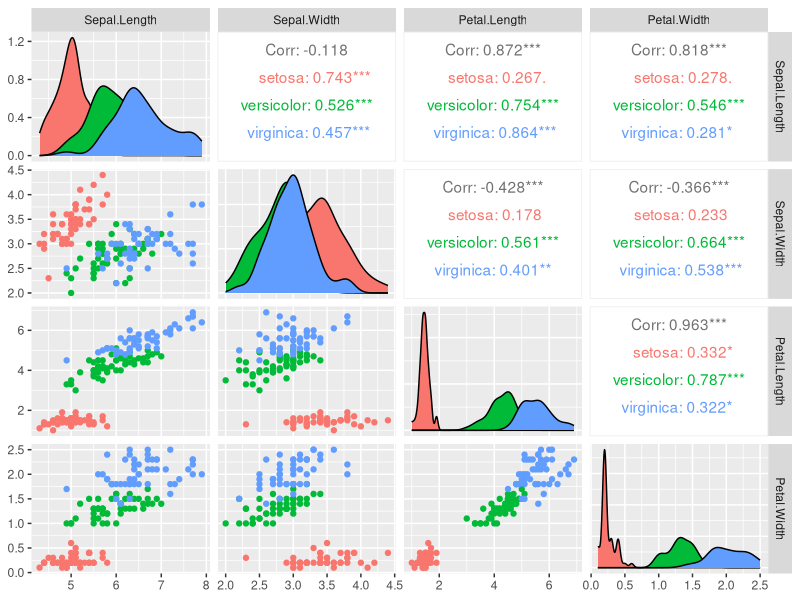
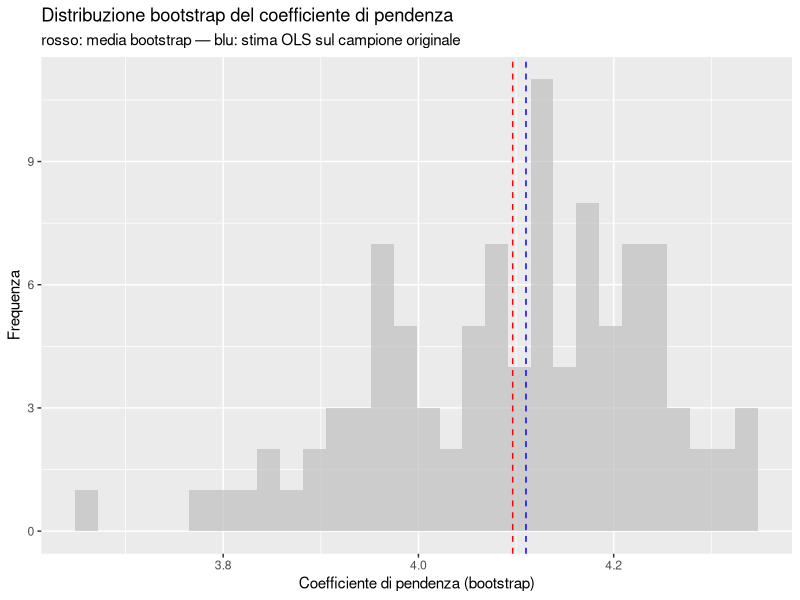
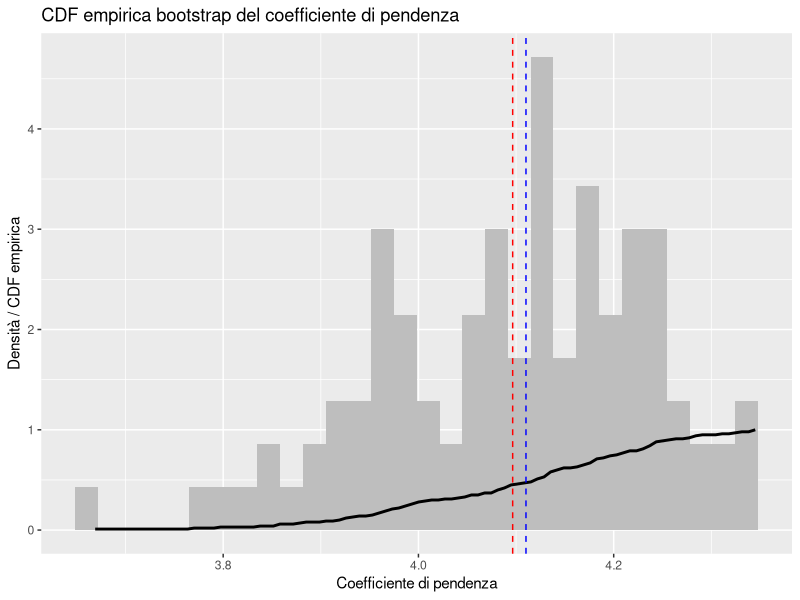
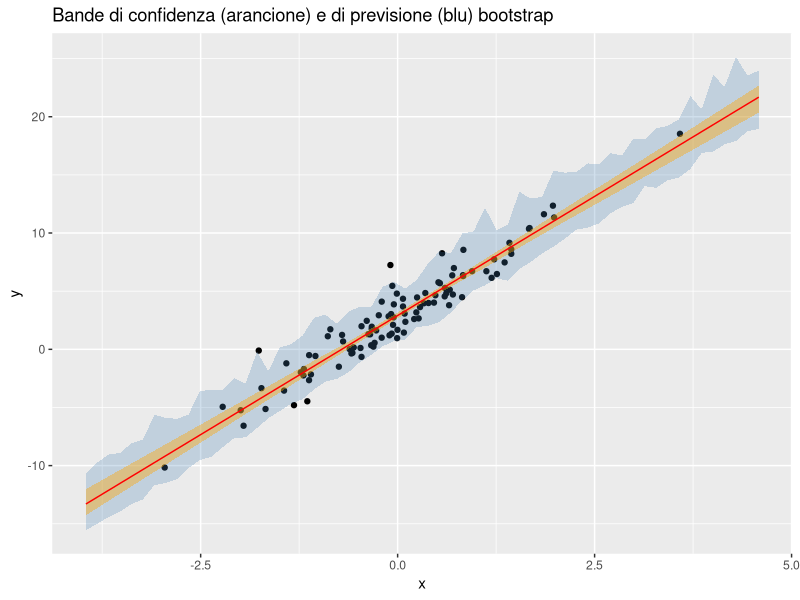
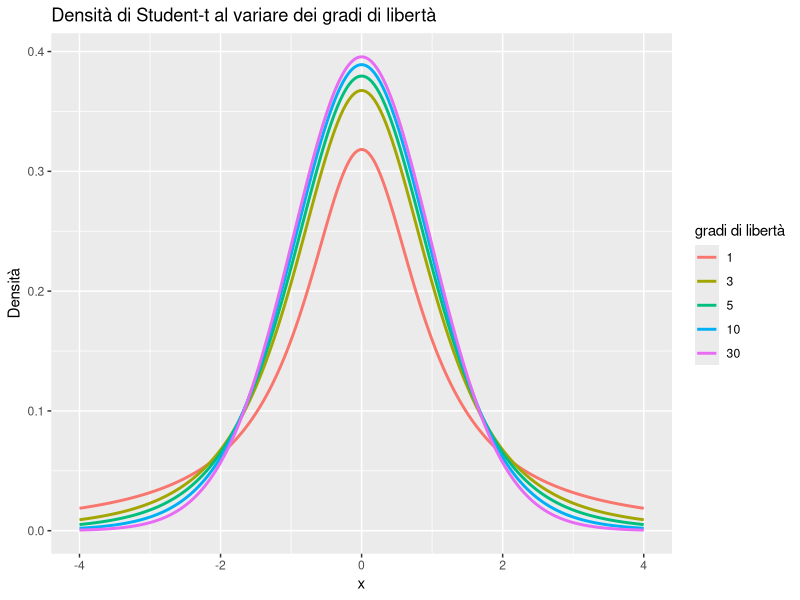
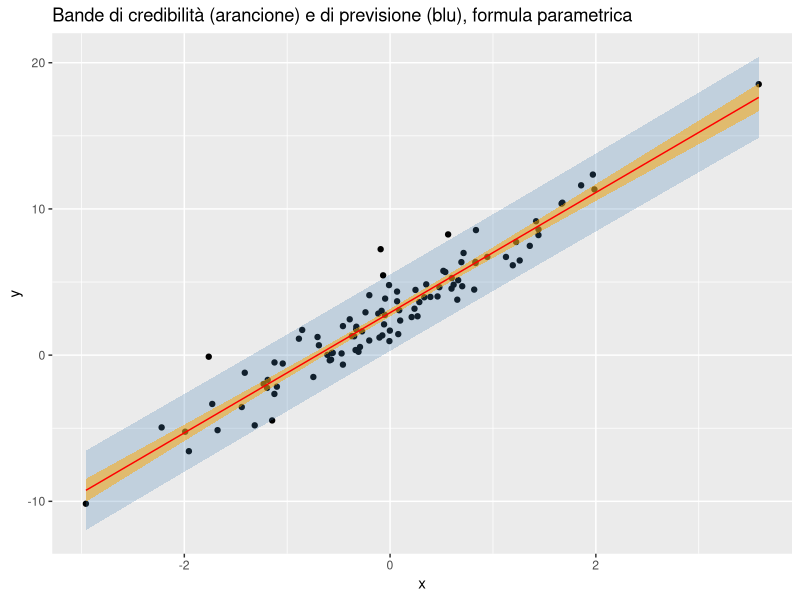

Reproduce these figures in R, in order.
## ---- chunk 1
#| label: iris-ggpairs
#| message: false
library(GGally)
ggpairs(iris, columns = 1:4, aes(color = Species))
## ---- chunk 2
#| label: iris-lm-vs-matrix
iris_model <- lm(Sepal.Length ~ Sepal.Width + Petal.Length + Petal.Width, data = iris)
coef(iris_model)

X <- as.matrix(cbind(1, iris[, 2:4]))
y <- as.matrix(iris$Sepal.Length)
beta_ols <- solve(t(X) %*% X) %*% t(X) %*% y
beta_ols
## ---- chunk 3
#| label: dati-generati-cap7
library(ggplot2)
set.seed(42)
n <- 100
x <- rt(n, df = 10)
y <- 4 * x + 3 + rt(n, df = 5)
df <- data.frame(x = x, y = y)
y_model <- lm(y ~ x, data = df)
coef(y_model)
## ---- chunk 4
#| label: bootstrap-loop
set.seed(42)
B <- 100
beta_boot <- matrix(0, nrow = B, ncol = 2)
for (b in 1:B) {
  indices <- sample(1:n, size = n, replace = TRUE)
  df_b <- df[indices, ]
  model_b <- lm(y ~ x, data = df_b)
  beta_boot[b, ] <- coef(model_b)
}
beta_mean <- colMeans(beta_boot)
beta_mean
## ---- chunk 5
#| label: bootstrap-istogramma
beta_df <- data.frame(beta_1 = beta_boot[, 2])
ggplot(beta_df, aes(x = beta_1)) +
  geom_histogram(bins = 30, fill = "grey", alpha = 0.7) +
  geom_vline(xintercept = beta_mean[2], color = "red", linetype = "dashed") +
  geom_vline(xintercept = coef(y_model)[2], color = "blue", linetype = "dashed") +
  labs(x = "Coefficiente di pendenza (bootstrap)", y = "Frequenza",
       title = "Distribuzione bootstrap del coefficiente di pendenza",
       subtitle = "rosso: media bootstrap — blu: stima OLS sul campione originale")
## ---- chunk 6
#| label: bootstrap-ecdf
beta_ecdf <- ecdf(beta_boot[, 2])
ggplot(data.frame(beta_1 = beta_boot[, 2]), aes(x = beta_1)) +
  geom_histogram(aes(y = after_stat(density)), bins = 30, fill = "grey", alpha = 1) +
  stat_function(fun = beta_ecdf, color = "black", linewidth = 1) +
  geom_vline(xintercept = beta_mean[2], color = "red", linetype = "dashed") +
  geom_vline(xintercept = coef(y_model)[2], color = "blue", linetype = "dashed") +
  labs(x = "Coefficiente di pendenza", y = "Densità / CDF empirica",
       title = "CDF empirica bootstrap del coefficiente di pendenza")
## ---- chunk 7
#| label: bootstrap-ci-parametri
alpha <- 0.05
ci_beta_0 <- quantile(beta_boot[, 1], probs = c(alpha / 2, 1 - alpha / 2))
ci_beta_1 <- quantile(beta_boot[, 2], probs = c(alpha / 2, 1 - alpha / 2))
ci_beta_0
ci_beta_1
## ---- chunk 8
#| label: bootstrap-ci-modello
x_new <- 1.5
h_boot <- beta_boot[, 1] + beta_boot[, 2] * x_new
ci_h <- quantile(h_boot, probs = c(alpha / 2, 1 - alpha / 2))
mean(h_boot)
ci_h
## ---- chunk 9
#| label: bootstrap-residui-oob
residuals_oob <- numeric(0)
set.seed(1)
for (b in 1:B) {
  indices <- sample(1:n, size = n, replace = TRUE)
  oob_indices <- setdiff(1:n, unique(indices))
  if (length(oob_indices) > 0) {
    df_b <- df[indices, ]
    model_b <- lm(y ~ x, data = df_b)
    preds_oob <- predict(model_b, newdata = df[oob_indices, , drop = FALSE])
    residuals_oob <- c(residuals_oob, df$y[oob_indices] - preds_oob)
  }
}
y_new_boot <- h_boot + sample(residuals_oob, size = B, replace = TRUE)
ci_y_new <- quantile(y_new_boot, probs = c(alpha / 2, 1 - alpha / 2))
ci_y_new
## ---- chunk 10
#| label: bootstrap-bande
#| message: false
x_seq <- seq(min(x) - 1, max(x) + 1, length.out = 60)
h_mat <- outer(x_seq, seq_len(B), function(xv, b) beta_boot[b, 1] + beta_boot[b, 2] * xv)
h_seq <- rowMeans(h_mat)
ci_conf <- t(apply(h_mat, 1, quantile, probs = c(alpha / 2, 1 - alpha / 2)))
pred_mat <- h_mat + matrix(sample(residuals_oob, length(h_mat), replace = TRUE), nrow = length(x_seq))
ci_pred <- t(apply(pred_mat, 1, quantile, probs = c(alpha / 2, 1 - alpha / 2)))

bande_df <- data.frame(x = x_seq, h = h_seq,
                        conf_lo = ci_conf[, 1], conf_hi = ci_conf[, 2],
                        pred_lo = ci_pred[, 1], pred_hi = ci_pred[, 2])
ggplot() +
  geom_point(data = df, aes(x = x, y = y)) +
  geom_ribbon(data = bande_df, aes(x = x, ymin = pred_lo, ymax = pred_hi), fill = "steelblue", alpha = 0.25) +
  geom_ribbon(data = bande_df, aes(x = x, ymin = conf_lo, ymax = conf_hi), fill = "orange", alpha = 0.4) +
  geom_line(data = bande_df, aes(x = x, y = h), color = "red") +
  labs(title = "Bande di confidenza (arancione) e di previsione (blu) bootstrap",
       x = "x", y = "y")
## ---- chunk 11
#| label: student-density-plot
x_seq <- seq(-4, 4, length.out = 200)
df_values <- c(1, 3, 5, 10, 30)
t_df <- do.call(rbind, lapply(df_values, function(d) {
  data.frame(x = x_seq, y = dt(x_seq, df = d), df = factor(d))
}))
ggplot(t_df, aes(x = x, y = y, color = df)) +
  geom_line(linewidth = 1) +
  labs(title = "Densità di Student-t al variare dei gradi di libertà",
       x = "x", y = "Densità", color = "gradi di libertà")
## ---- chunk 12
#| label: costante-bayesiano-tabella
set.seed(42)
riassunto <- do.call(rbind, lapply(c(10, 100, 1000), function(n) {
  y <- 5 + rnorm(n, 10)
  ybar <- mean(y); yvar <- var(y)
  tq <- qt(0.975, df = n - 1)
  ci_media <- c(ybar - tq * sqrt(yvar / n), ybar + tq * sqrt(yvar / n))
  ci_prev  <- c(ybar - tq * sqrt((1 + 1 / n) * yvar), ybar + tq * sqrt((1 + 1 / n) * yvar))
  data.frame(n = n, largh_IC_media = diff(ci_media), largh_IC_previsione = diff(ci_prev))
}))
riassunto
## ---- chunk 13
#| label: iris-ic-bayesiani
X <- model.matrix(iris_model)
G <- t(X) %*% X
n <- nrow(X); p <- ncol(X)
RSE <- sqrt(sum(residuals(iris_model)^2) / (n - p))
Ginv <- solve(G)
beta_hat <- coef(iris_model)
t_q <- qt(1 - 0.05 / 2, df = n - p)

risultati <- data.frame(
  parametro = names(beta_hat),
  stima = round(beta_hat, 3),
  ic_lower = round(beta_hat - t_q * RSE * sqrt(diag(Ginv)), 3),
  ic_upper = round(beta_hat + t_q * RSE * sqrt(diag(Ginv)), 3)
)
risultati
## ---- chunk 14
#| label: iris-confint-check
confint(iris_model)
## ---- chunk 15
#| label: bande-credibilita-frequentista
x_seq <- seq(min(df$x), max(df$x), length.out = 100)
X_design <- cbind(1, df$x)
n <- nrow(X_design); p <- 2
RSE <- sqrt(sum(residuals(y_model)^2) / (n - p))
Ginv <- solve(t(X_design) %*% X_design)
t_q <- qt(0.975, df = n - p)

s2 <- sapply(x_seq, function(xv) {
  phi <- c(1, xv)
  as.numeric(t(phi) %*% Ginv %*% phi)
})
h_hat <- coef(y_model)[1] + coef(y_model)[2] * x_seq
bande <- data.frame(
  x = x_seq, h = h_hat,
  conf_lo = h_hat - t_q * RSE * sqrt(s2), conf_hi = h_hat + t_q * RSE * sqrt(s2),
  pred_lo = h_hat - t_q * RSE * sqrt(1 + s2), pred_hi = h_hat + t_q * RSE * sqrt(1 + s2)
)
ggplot() +
  geom_point(data = df, aes(x = x, y = y)) +
  geom_ribbon(data = bande, aes(x = x, ymin = pred_lo, ymax = pred_hi), fill = "steelblue", alpha = 0.25) +
  geom_ribbon(data = bande, aes(x = x, ymin = conf_lo, ymax = conf_hi), fill = "orange", alpha = 0.5) +
  geom_line(data = bande, aes(x = x, y = h), color = "red") +
  labs(title = "Bande di credibilità (arancione) e di previsione (blu), formula parametrica",
       x = "x", y = "y")
## ---- chunk 16
#| label: iris-test-significativita
summary(iris_model)$coefficients
summary(iris_model)$fstatistic
## ---- chunk 17
#| label: iris-f-manuale
n_iris <- nrow(iris)
p_iris <- length(coef(iris_model))
RSE_iris <- sqrt(sum(residuals(iris_model)^2) / (n_iris - p_iris))
yhat <- fitted(iris_model)
ybar <- mean(iris$Sepal.Length)
varianza_spiegata <- sum((yhat - ybar)^2) / (p_iris - 1)
F_manuale <- varianza_spiegata / RSE_iris^2
F_manuale
pf(F_manuale, df1 = p_iris - 1, df2 = n_iris - p_iris, lower.tail = FALSE)
## ---- chunk 18
#| label: studio-voto-dataset
set.seed(7)
n <- 40
ore <- runif(n, 0, 10)
voto <- 18 + 1.1 * ore + rnorm(n, 0, 3)
dfstud <- data.frame(ore = ore, voto = voto)
mod_stud <- lm(voto ~ ore, data = dfstud)
coef(mod_stud)
confint(mod_stud)
## ---- chunk 19
#| label: studio-voto-bootstrap
set.seed(7)
B <- 2000
slopes <- numeric(B)
for (b in 1:B) {
  idx <- sample(1:n, n, replace = TRUE)
  slopes[b] <- coef(lm(voto ~ ore, data = dfstud[idx, ]))[2]
}
quantile(slopes, c(0.025, 0.975))
## ---- chunk 20
mod <- lm(mpg ~ wt, data = mtcars)
nuovi_pesi <- data.frame(wt = seq(min(mtcars$wt), max(mtcars$wt), length.out = 5))
predict(mod, nuovi_pesi, interval = "confidence")
predict(mod, nuovi_pesi, interval = "prediction")
